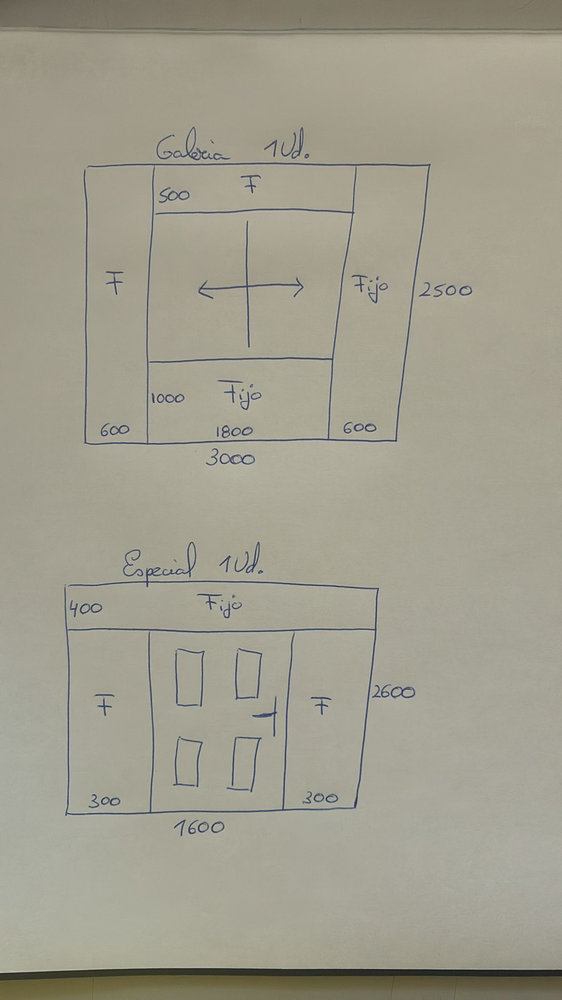
#> input picture foto_recibida.png, 562 x 1000 px, shrunk from 1152 x 2048 before the run
$ python limpiar_dibujo.py
#> lines starting #> are read from the running program, lines starting #| are printed output that depends on the picture; after the words box and inside, x2 and y2 are one past the last pixel; in counts of white or black regions, pixels touching at a corner belong together
import cv2
import numpy as np
import os

# ==========================================
# CARGAR FOTO
# ==========================================

img = cv2.imread("foto_recibida.png")
#> img is the input picture: shape (1000, 562, 3); mean B, G, R 142.6, 158.1, 161.1

if img is None:
    print("ERROR: no existe foto_recibida.png")
    exit()

# ==========================================
# ESCALA GRISES
# ==========================================

gris = cv2.cvtColor(img, cv2.COLOR_BGR2GRAY)

# ==========================================
# SUAVIZAR
# ==========================================

blur = cv2.GaussianBlur(gris, (5,5), 0)
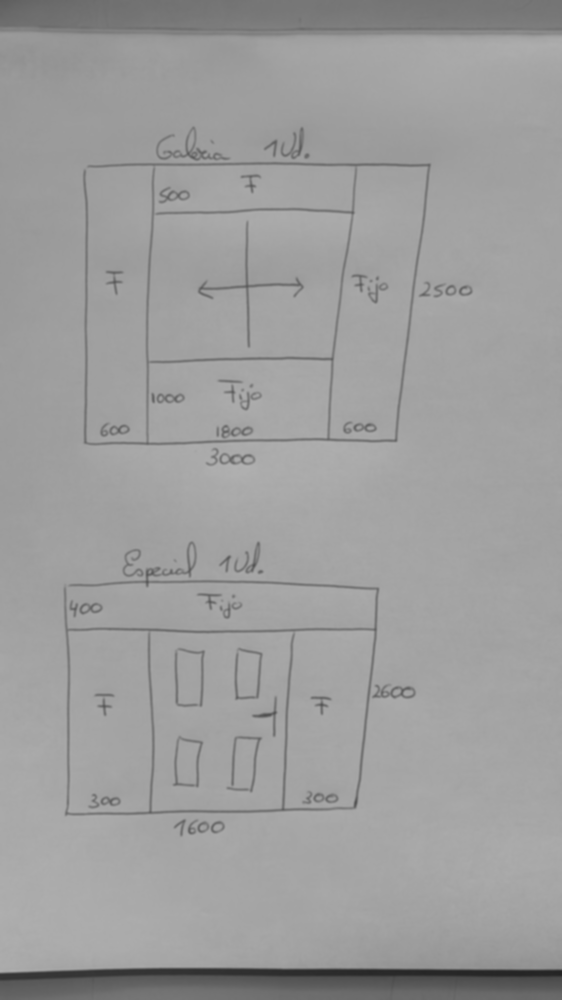
#> blur: shape (1000, 562); min 35, max 177, mean 157.2

# ==========================================
# THRESHOLD ADAPTATIVO
# ==========================================

binaria = cv2.adaptiveThreshold(
    blur,
    255,
    cv2.ADAPTIVE_THRESH_GAUSSIAN_C,
    cv2.THRESH_BINARY_INV,
    21,
    8
)
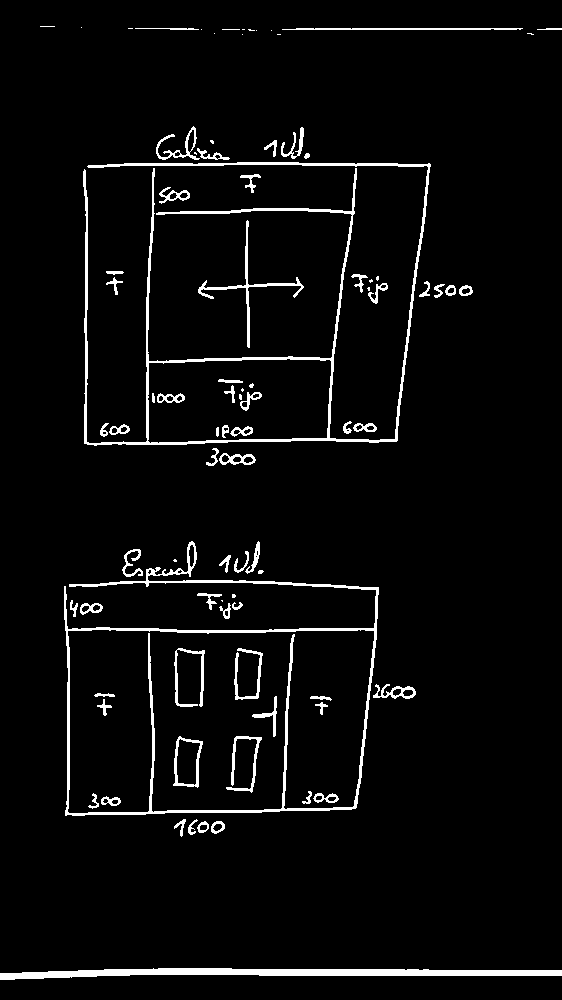
#> binaria: shape (1000, 562); 4.2% white; 88 white regions (25 under 20 px), largest, box (x1, y1, x2, y2) and area: (83, 162, 431, 446) 5978, (64, 541, 379, 816) 5198, (0, 968, 562, 980) 3716

# ==========================================
# LIMPIAR RUIDO
# ==========================================

kernel = np.ones((3,3), np.uint8)

limpia = cv2.morphologyEx(
    binaria,
    cv2.MORPH_OPEN,
    kernel
)
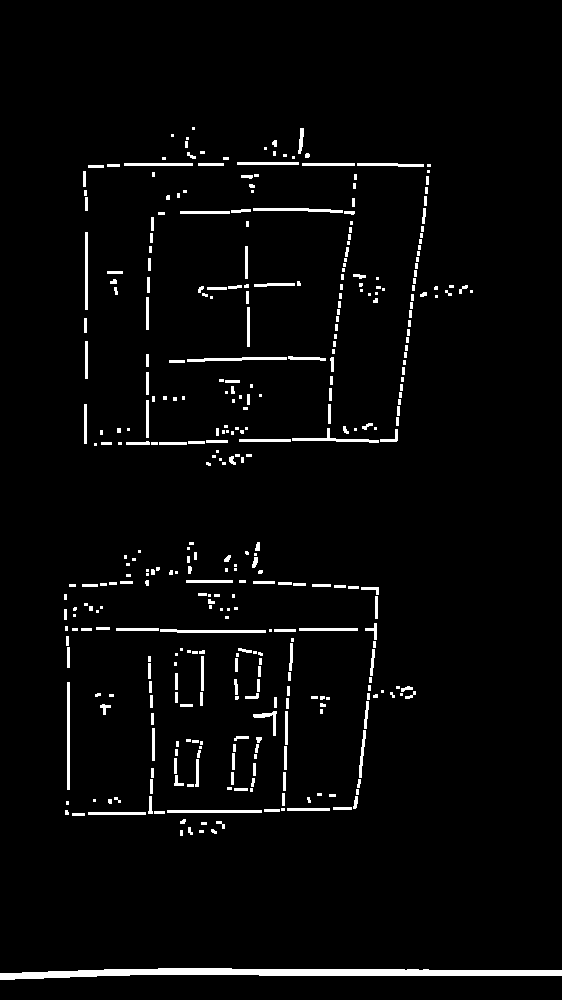
#> limpia: shape (1000, 562); 3.2% white; 377 white regions (176 under 20 px), largest, box (x1, y1, x2, y2) and area: (0, 968, 562, 980) 3714, (67, 682, 70, 790) 324, (160, 629, 266, 633) 318

# ==========================================
# ENGORDAR LINEAS
# ==========================================

limpia = cv2.dilate(
    limpia,
    kernel,
    iterations=1
)
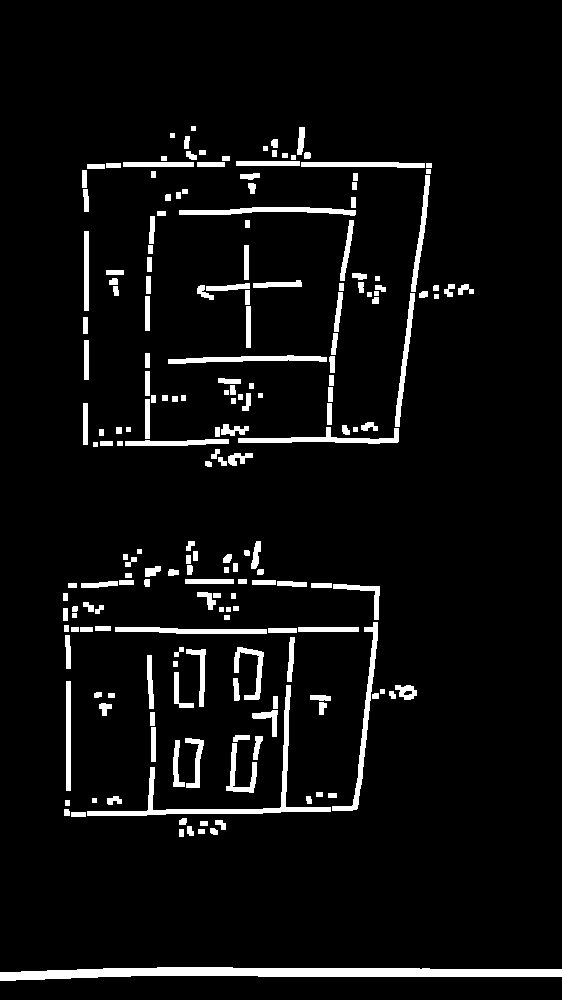
#> limpia: shape (1000, 562); 5.7% white; 201 white regions, largest, box (x1, y1, x2, y2) and area: (0, 967, 562, 981) 4855, (87, 685, 331, 816) 2048, (332, 622, 378, 811) 1123

# ==========================================
# INVERTIR
# ==========================================

final = 255 - limpia

# ==========================================
# GUARDAR
# ==========================================

cv2.imwrite("foto_limpia.png", final)

print("FOTO LIMPIA GENERADA")
